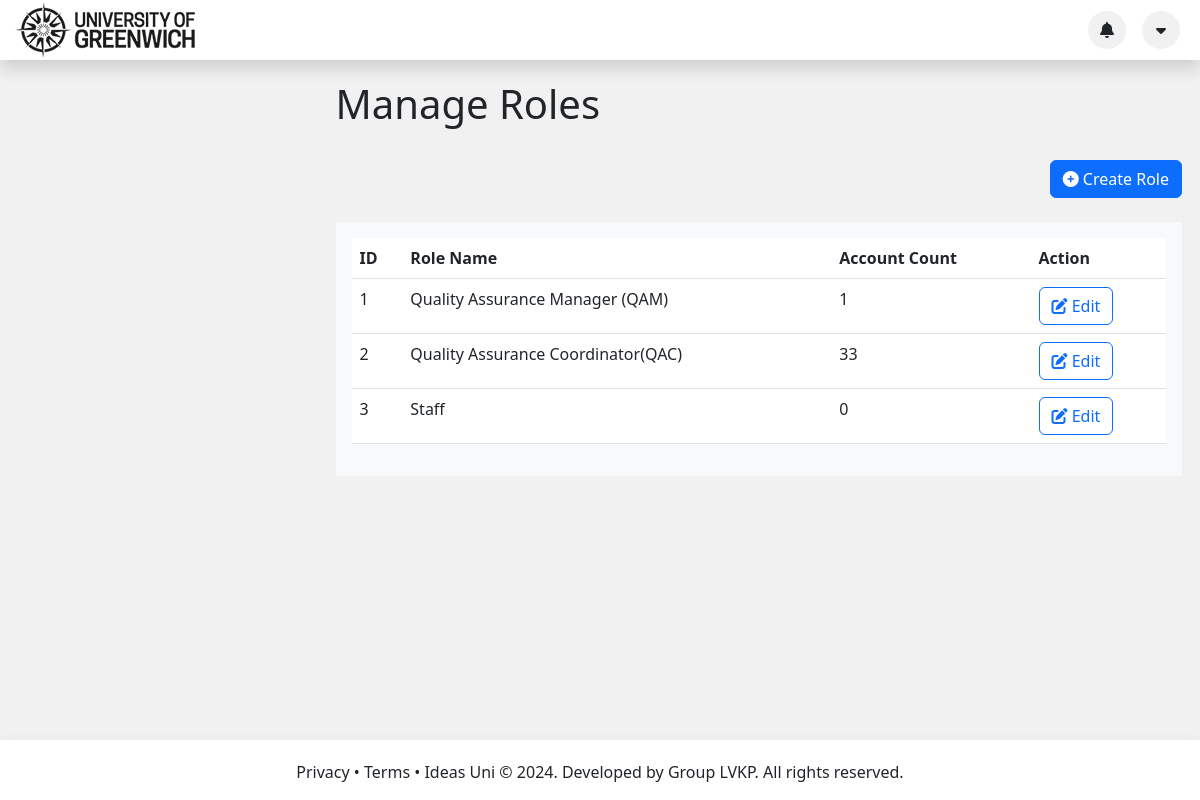
Page /QAM_Role.php (signed in) on the committed database.
### tables this page shows
CREATE TABLE Role
(
    RoleID   INT PRIMARY KEY AUTO_INCREMENT,
    RoleName VARCHAR(50) NOT NULL
);

### QAM_Role.php (the view, shortened to what this page needs)
<?php
if (!isset($_SESSION['login'])) {
    header("Location: index.php");
} else {
    ?>
    <!DOCTYPE html>
    <html lang="en">
    <head>
        <link rel="stylesheet" href="https://cdnjs.cloudflare.com/ajax/libs/font-awesome/6.3.0/css/all.min.css"
/>
        <link href="https://cdn.jsdelivr.net/npm/bootstrap@5.3.0-alpha1/dist/css/bootstrap.min.css" rel="stylesheet"
>
        <link rel="stylesheet" type="text/css" href="./css/style.css">
    </head>
    <body class="bg-gray">
    <?php
    include 'header.php';
    ?>
    <div class="container-fluid" style="margin-bottom: 100px;">
        <div class="row justify-content-evenly">
            <div class="col-12">
                <div class="d-flex flex-column justify-content-center mx-auto main-container">
                    <h1>Manage Roles</h1>
                    <div class="d-flex justify-content-end align-items-center my-4">
                        <button class="btn btn-primary" data-bs-toggle="modal" data-bs-target="#createroleModal">
                            <i class="fas fa-plus-circle"></i> Create Role
                        </button>
                    </div>
                    <?php include_once("connection.php"); ?>
                    <?php $sql = "SELECT * FROM Role";
                    $result = mysqli_query($conn, $sql); ?>
                    <?php if (mysqli_num_rows($result) > 0) : ?>
                    <div class="bg-light p-3">
                        <table class="table">
                            <thead>
                            <tr>
                                <th>ID</th>
                                <th>Role Name</th>
                                <th>Account Count</th>
                                <th>Action</th>
                            </tr>
                            </thead>
                            <?php while ($row = mysqli_fetch_assoc($result)) : ?>
                            <tbody>
                            <tr>
                                <td><?php echo $row['RoleID']; ?></td>
                                <td><?php echo $row['RoleName']; ?></td>
                                <td><?php
                                    $role_id = $row['RoleID'];
                                    $sql = "SELECT * FROM Staff WHERE RoleID = '$role_id'";
                                    $result2 = mysqli_query($conn, $sql);
                                    echo mysqli_num_rows($result2);
                                    ?></td>
                                <td>
                                    <button class="btn btn-outline-primary" id="edit-role"
                                            data-id="<?php echo $row['RoleID']; ?>"
                                            data-name="<?php echo $row['RoleName']; ?>" data-toggle="modal"
                                            data-target="#editroleModal"><i class="fas fa-edit"></i> Edit
                                    </button>
                                </td>
                            </tr>
                            <?php endwhile; ?>
                            </tbody>
                        </table>
                        <?php else : ?>
                            <p>No roles found.</p>
                        <?php endif; ?>
                    </div>
                </div>
            </div>
        </div>
    </div>
    <?php
    include 'footer.php';
    ?>
    </body>
    </html>
<?php } ?>

### css/style.css (style rules this page uses)
.d-flex { display: flex; }
.flex-column { flex-direction: column; }
.justify-content-center { justify-content: center; }
.mx-auto { margin-left: auto; margin-right: auto; }
.main-container { padding-top: 80px; max-width: 97vw; overflow-x: hidden; padding-left: 27%; }
.table td, .table th { white-space: nowrap; overflow: hidden; text-overflow: ellipsis; }
.bg-gray { background-color: #f1f1f1; }

### rows in the picture
role: RoleID "1", RoleName "Quality Assurance Manager (QAM)", mysqli_num_rows($result2) "1"
role: RoleID "2", RoleName "Quality Assurance Coordinator(QAC)", mysqli_num_rows($result2) "33"
role: RoleID "3", RoleName "Staff", mysqli_num_rows($result2) "0"
